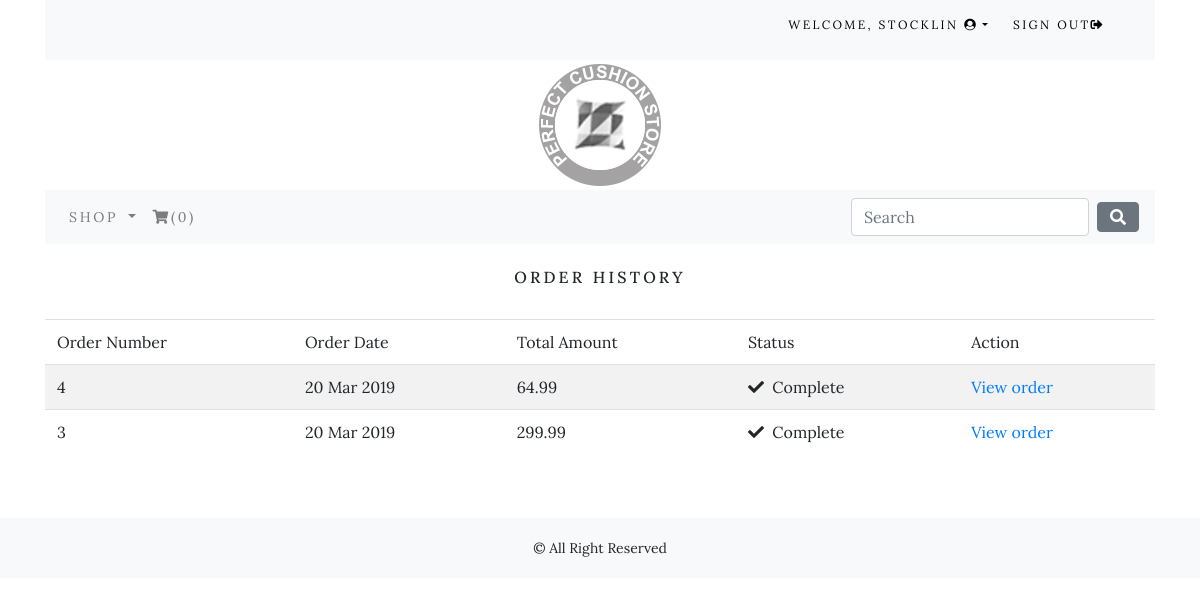
Page /order/history/ (signed in) on the committed database.
### order/models.py (models this page shows, shortened)
class Order(models.Model):
    token = models.CharField(max_length=250, blank=True)
    total = models.DecimalField(max_digits=10, decimal_places=2, verbose_name='TWD Order Total')
    emailAddress = models.EmailField(max_length=250, blank=True, verbose_name='Email Address')
    created = models.DateTimeField(auto_now_add=True)
    billingName = models.CharField(max_length=250, blank=True)
    billingAddress1 = models.CharField(max_length=250, blank=True)
    billingCity = models.CharField(max_length=250, blank=True)
    billingPostcode = models.CharField(max_length=250, blank=True)
    billingCountry = models.CharField(max_length=250, blank=True)
    shippingName = models.CharField(max_length=250, blank=True)
    shippingAddress1 = models.CharField(max_length=250, blank=True)
    shippingCity = models.CharField(max_length=250, blank=True)
    shippingPostcode = models.CharField(max_length=250, blank=True)
    shippingCountry = models.CharField(max_length=250, blank=True)
    class Meta:
        db_table = 'Order'
        ordering = ['-created']

### order/views.py (the view)
# urls.py: path('history/', views.orderHistory, name='order_history'),
@login_required()
def orderHistory(request):
    if request.user.is_authenticated:
        print('auth confirm')
        email = str(request.user.email)
        order_details = Order.objects.filter(emailAddress=email)
    return render(request, 'order/orders_list.html', {'order_details':order_details})

### cart/context_processors.py (called while the page is built)
def counter(request):
    item_count = 0
    if 'admin' in request.path:
        return {}
    else:
        try:
            cart = Cart.objects.filter(cart_id=_cart_id(request))
            cart_items = CartItem.objects.all().filter(cart=cart[:1])
            for cart_item in cart_items:
                item_count += cart_item.quantity
        except Cart.DoesNotExist:
            item_count = 0
    return dict(item_count = item_count)

### cart/views.py (called while the page is built)
def _cart_id(request):
    cart = request.session.session_key
    if not cart:
        cart = request.session.create()
    return cart

### shop/context_processors.py (called while the page is built)
def menu_links(request):
    links = Category.objects.all()
    return dict(links=links)

### shop/models.py (called while the page is built)
    def get_url(self):
        return reverse('shop:products_by_category', args=[self.slug])

### order/templates/order/orders_list.html (shortened to what this page needs)
{% extends 'base.html' %}
{% load staticfiles %}
{% block content %}
	<div>
		<div class="text-center">
			<br>
			<h1 class="text-center my_title">Order History</h1>
			<br>
			{% if order_details %}
				<table class="table table-striped">
					<thead>
						<tr>
							<td>Order Number</td>
							<td>Order Date</td>
							<td>Total Amount</td>
							<td>Status</td>
							<td>Action</td>
						</tr>
					</thead>
					<tbody>
						{% for order in order_details %}
							<tr>
								<td>{{order.id}}</td>
								<td>{{order.created|date:'d M Y'}}</td>
								<td>{{order.total}}</td>
								<td><i class="fas fa-check"></i>&nbsp; Complete</td>
								<td><a href="{% url 'order:order_detail' order.id %}">View order</a></td>
							</tr>
						{% endfor %}
					</tbody>
				</table>
			{% else %}
				<p>Your have not placed any order yet.<br><br><a href="{% url 'shop:allProdCat' %}" class="btn btn-secondary">Continue shopping</a></p>
			{% endif %}
		</div>
	</div>
	<br>
	<br>
{% endblock %}

### shop/templates/top-navbar.html (shortened to what this page needs)
<div class="container">
	<div class="my_custom_menu">
		<ul>
			{% if request.user.is_authenticated and request.user.username %}
				<li>
					Welcome, <a href="#" class="dropdown-toggle" data-toggle='dropdown' aria-haspopup='true' aria-expanded='false'>{{ request.user.username }} <i class="fas fa-user-circle"></i></a>
				</li>
				<li>
					<a href="{% url 'signout' %}">Sign Out<i class="fas fa-sign-out-alt"></i></a>
				</li>
			{% endif %}
		</ul>
	</div>
</div>

### static/css/custom.css (style rules this page uses)
body { font-family: 'Lora', serif !important; }
.my_title { font-size: 16px; text-transform: uppercase; letter-spacing: .2em; }
.my_custom_menu { text-align: right !important; }
.my_custom_menu ul li { list-style: none; color: #000; text-transform: uppercase; letter-spacing: .2em; font-size: 12px; padding-right: 20px; display: inline; }
.my_custom_menu ul li a { text-decoration: none; list-style: none; color: #000; text-transform: uppercase; letter-spacing: .2em; font-size: 12px; }

### rows in the picture
Order: id "4", created "20 Mar 2019", total "64.99"
Order: id "3", created "20 Mar 2019", total "299.99"

### other values in the picture
{{ request.user.username }} "STOCKLIN"
